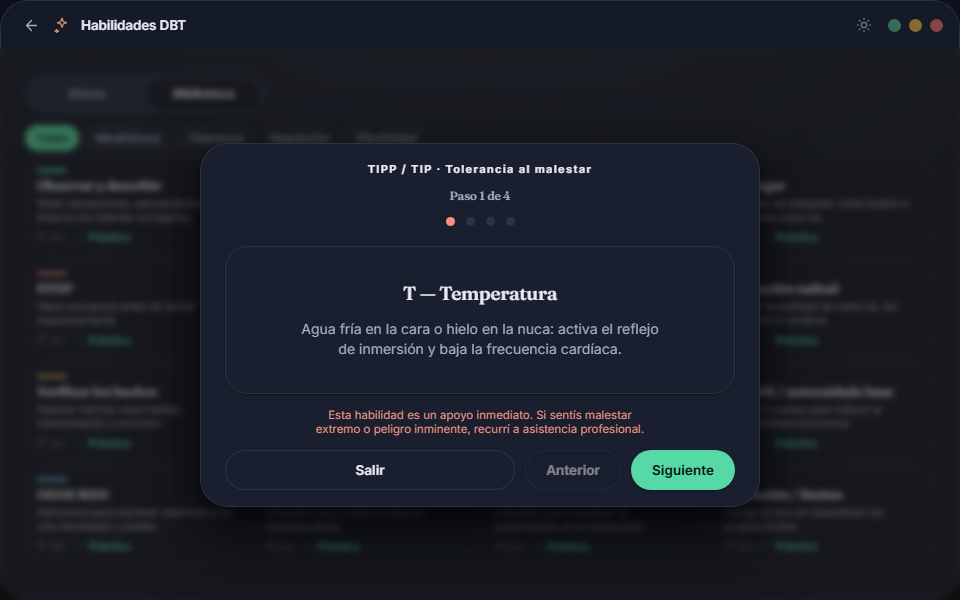
#> input picture qa/_mockup_canonical/suite-dbt-practice-tipp-dark-960x600.png, 960 x 600 px, given in place of hub-detalle-plan-activacion-light-960x600.png, which was not available
$ python measure_Y_only.py
#> lines starting #> are read from the running program, lines starting #| are printed output that depends on the picture; after the words box and inside, x2 and y2 are one past the last pixel; in counts of white or black regions, pixels touching at a corner belong together; pictures that were not available may be replaced by others from this repository, and a replacement may not be noted
"""Mide SOLO coordenadas Y de los bloques principales:
- top del header paciente (hero card)
- top de tabs
- top del body/card principal
- top de botones inferiores (CTA primarios: Agregar, Exportar PDF)

Salida: tabla Y canon vs capture + delta.

Estrategia robusta:
1. Detectar filas con 'mucho borde horizontal' (border de card top/bottom)
2. Detectar filas donde aparece color de botón primary (verde)
3. Detectar filas donde aparece el texto del header paciente (medir por brillo)
"""
from PIL import Image
import numpy as np
import json
import sys

BG_LIGHT = np.array([247, 244, 235])  # light bg aproximado
BG_DARK = np.array([13, 16, 26])
PRIMARY_GREEN = np.array([56, 142, 110])  # verde primario NM

def find_horizontal_borders(img_arr, min_x=50, max_x=950, threshold=30, min_run=200):
    """Devuelve lista de filas con borde horizontal (>= min_run pixeles diferentes)."""
    diffs = np.abs(np.diff(img_arr.astype(int), axis=0)).sum(axis=2)
    borders = []
    for y in range(diffs.shape[0]):
        cnt = (diffs[y, min_x:max_x] > threshold).sum()
        if cnt >= min_run:
            borders.append((y, cnt))
    # Cluster
    clusters = []
    if not borders:
        return []
    cur_start = borders[0][0]; cur_max = borders[0][1]; last_y = borders[0][0]
    for y, c in borders[1:]:
        if y - last_y <= 2:
            cur_max = max(cur_max, c); last_y = y
        else:
            clusters.append((cur_start, cur_max))
            cur_start = y; cur_max = c; last_y = y
    clusters.append((cur_start, cur_max))
    return [c for c in clusters if c[1] > 250]

def find_first_green_row(img_arr, x_start=400, x_end=900):
    """Encuentra primera fila donde aparece el botón verde primario."""
    r, g, b = img_arr[:,:,0], img_arr[:,:,1], img_arr[:,:,2]
    # pixel verde NM aproximado: R<100, G>120, B<140
    is_green = (r < 120) & (g > 110) & (b < 140) & (g > r) & (g > b)
    # Restringir a rango x
    in_range = is_green.copy()
    in_range[:, :x_start] = False
    in_range[:, x_end:] = False
    rows_with_green = np.where(in_range.any(axis=1))[0]
    if len(rows_with_green) == 0:
        return None
    return int(rows_with_green[0])

def find_avatar_orange_row(img_arr):
    """Avatar típico: rounded square color naranja/marrón.
    Buscar pixel naranja (R>180, G>80, B<120)."""
    r, g, b = img_arr[:,:,0], img_arr[:,:,1], img_arr[:,:,2]
    is_orange = (r > 180) & (g > 60) & (g < 180) & (b < 130) & (r > b + 50)
    rows = np.where(is_orange.any(axis=1))[0]
    if len(rows) == 0:
        return None, None
    return int(rows[0]), int(rows[-1])

def analyze(surface, theme):
#> called with surface = 'hub-detalle-plan-activacion', theme = 'light'
    cp = f'qa/_mockup_canonical/{surface}-{theme}-960x600.png'
    ca = f'qa/_captures_v8/{surface}-{theme}-960x600.png'
    cimg = np.asarray(Image.open(cp).convert("RGB"))
#> cimg is the input picture: shape (600, 960, 3); mean R, G, B 26.7, 31.1, 39.9
    pimg = np.asarray(Image.open(ca).convert("RGB"))
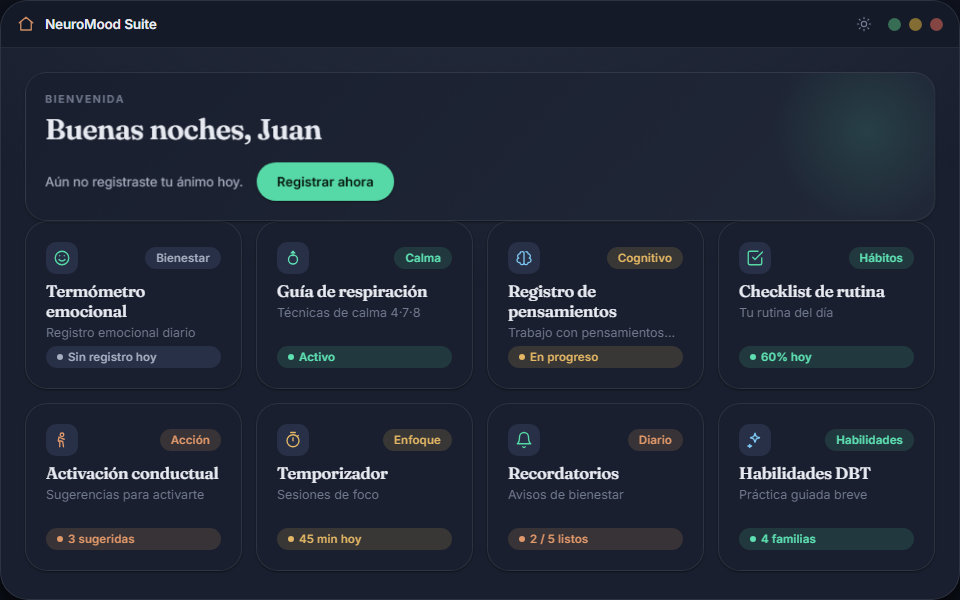
#> input picture qa/_mockup_canonical/suite-home-no-score-dark-960x600.png, 960 x 600 px, given in place of hub-detalle-plan-activacion-light-960x600.png, which was not available
#> pimg is the input picture: shape (600, 960, 3); mean R, G, B 32.9, 40.6, 53.9

    cb = find_horizontal_borders(cimg)
#> in find_horizontal_borders, `diffs = np.abs(np.diff(img_arr.astype(int), axis=0)).sum(axis=2)`:
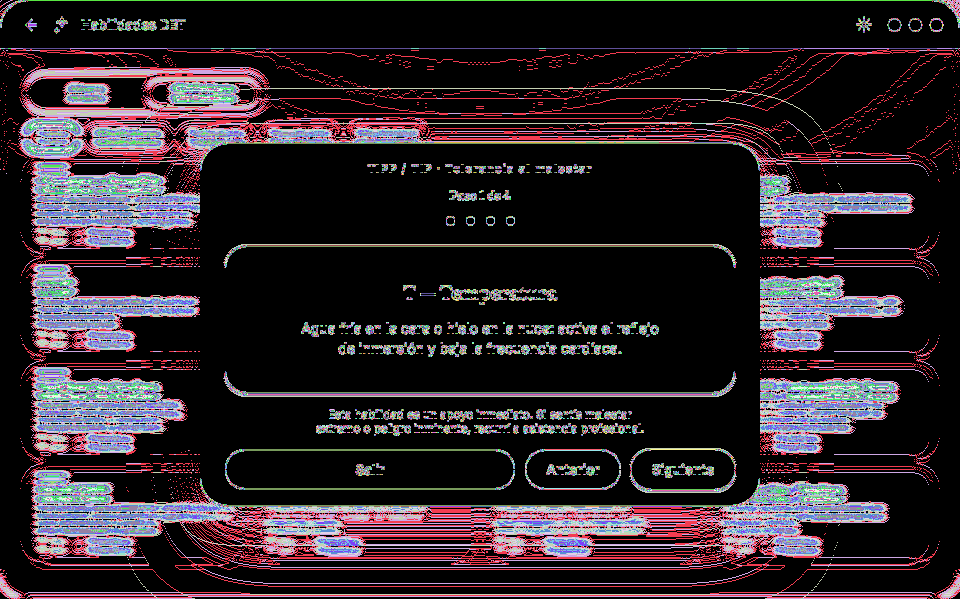
#> diffs: shape (599, 960) int64; 554 distinct labels, from 0 to 621; one colour per label, 0 black
#> the loop in find_horizontal_borders, `for y in range(diffs.shape[0]):` made 599 passes
#> cnt on passes 1 to 3: 889, 4, 3
#> after the loop in find_horizontal_borders, `for y in range(diffs.shape[0]):`: borders = [(0, 889), (142, 513), (143, 514), (245, 474), (246, 474), (325, 200), (326, 234), (327, 220), (333, 222), (392, 476), (393, 474), (412, 231), (418, 233), (426, 271), (427, 214), (432, 245), (449, 330), (450, 274), (488, 273), (489, 339), (505, 516), (506, 514)]
#> in find_horizontal_borders, `cur_start = borders[0][0]`: cur_start = 0
#> in find_horizontal_borders, `cur_max = borders[0][1]`: cur_max = 889
#> in find_horizontal_borders, `last_y = borders[0][0]`: last_y = 0
#> the loop in find_horizontal_borders, `for y, c in borders[1:]:` made 21 passes
#> (y, c, cur_start, cur_max, last_y) on passes 1, 3, 5, 8, 9, 11, 12, 13, 15, 16, 18, 20: (142, 513, 142, 513, 142), (245, 474, 245, 474, 245), (325, 200, 325, 200, 325), (333, 222, 333, 222, 333), (392, 476, 392, 476, 392), (412, 231, 412, 231, 412), (418, 233, 418, 233, 418), (426, 271, 426, 271, 426), (432, 245, 432, 245, 432), (449, 330, 449, 330, 449), (488, 273, 488, 273, 488), (505, 516, 505, 516, 505)
#> (y, c, cur_max, last_y) on passes 2, 4, 6, 7, 10, 14: (143, 514, 514, 143), (246, 474, 474, 246), (326, 234, 234, 326), (327, 220, 234, 327), (393, 474, 476, 393), (427, 214, 271, 427)
#> after the loop in find_horizontal_borders, `for y, c in borders[1:]:`: clusters = [(0, 889), (142, 514), (245, 474), (325, 234), (333, 222), (392, 476), (412, 231), (418, 233), (426, 271), (432, 245), (449, 330), (488, 339)]
#> cb = [(0, 889), (142, 514), (245, 474), (392, 476), (426, 271), (449, 330), (488, 339), (505, 516)]
    pb = find_horizontal_borders(pimg)
#> call 2 of find_horizontal_borders, with min_x = 50, max_x = 950, threshold = 30, min_run = 200
#> in find_horizontal_borders (call 2), `diffs = np.abs(np.diff(img_arr.astype(int), axis=0)).sum(axis=2)`:
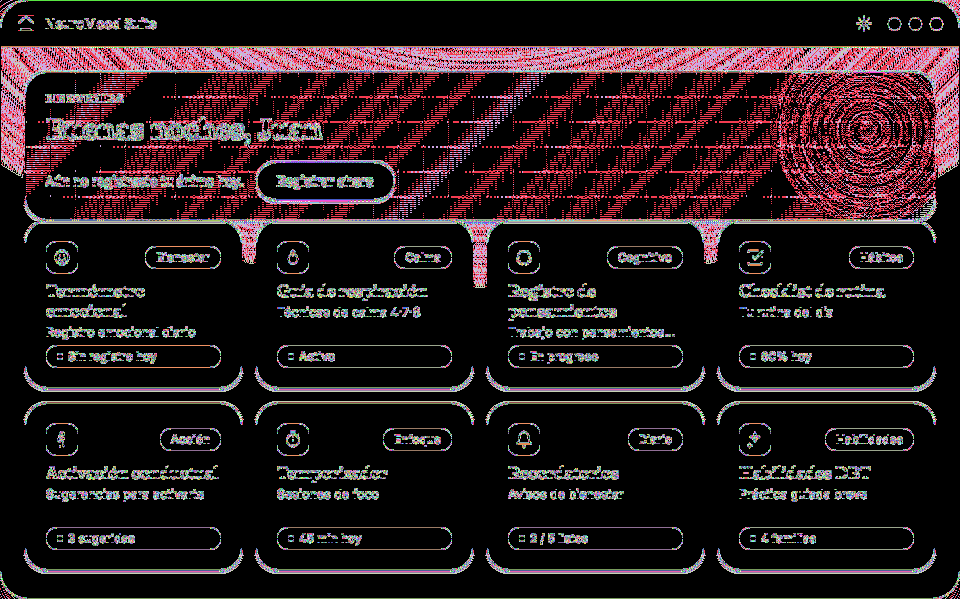
#> diffs: shape (599, 960) int64; 576 distinct labels, from 0 to 621; one colour per label, 0 black
#> the loop in find_horizontal_borders (call 2), `for y in range(diffs.shape[0]):` made 599 passes
#> cnt on passes 1 to 3: 888, 4, 3
#> after the loop in find_horizontal_borders (call 2), `for y in range(diffs.shape[0]):`: borders = 50 pairs, first value 0 to 598, second value 201 to 900
#> in find_horizontal_borders (call 2), `cur_start = borders[0][0]`: cur_start = 0
#> in find_horizontal_borders (call 2), `cur_max = borders[0][1]`: cur_max = 888
#> in find_horizontal_borders (call 2), `last_y = borders[0][0]`: last_y = 0
#> the loop in find_horizontal_borders (call 2), `for y, c in borders[1:]:` made 49 passes
#> (y, c, cur_start, cur_max, last_y) on passes 1, 2, 4, 6, 7, 9, 11, 12, 13, 16, 19, 21: (46, 900, 46, 900, 46), (71, 868, 71, 868, 71), (138, 229, 138, 229, 138), (178, 216, 178, 216, 178), (185, 216, 185, 216, 185), (219, 869, 219, 869, 219), (246, 218, 246, 218, 246), (268, 218, 268, 218, 268), (288, 347, 288, 347, 288), (294, 221, 294, 221, 294), (309, 269, 309, 269, 309), (315, 251, 315, 251, 315)
#> (y, c, cur_max, last_y) on passes 3, 5, 8, 10, 14, 15: (72, 868, 868, 72), (139, 215, 229, 139), (186, 202, 216, 186), (220, 869, 869, 220), (289, 336, 347, 289), (290, 263, 347, 290)
#> after the loop in find_horizontal_borders (call 2), `for y, c in borders[1:]:`: clusters = 29 pairs, first value 0 to 569, second value 201 to 900
#> pb = [(0, 888), (46, 900), (71, 868), (219, 869), (288, 347), (294, 420), (309, 269), (315, 322), (345, 636), (367, 636), (387, 724), (402, 717), (470, 353), (476, 467), (491, 332), (497, 327), (527, 636), (549, 636), (569, 724), (598, 888)]

    cg = find_first_green_row(cimg)
#> in find_first_green_row, `is_green = (r < 120) & (g > 110) & (b < 140) & (g > r) & (g > b)`:
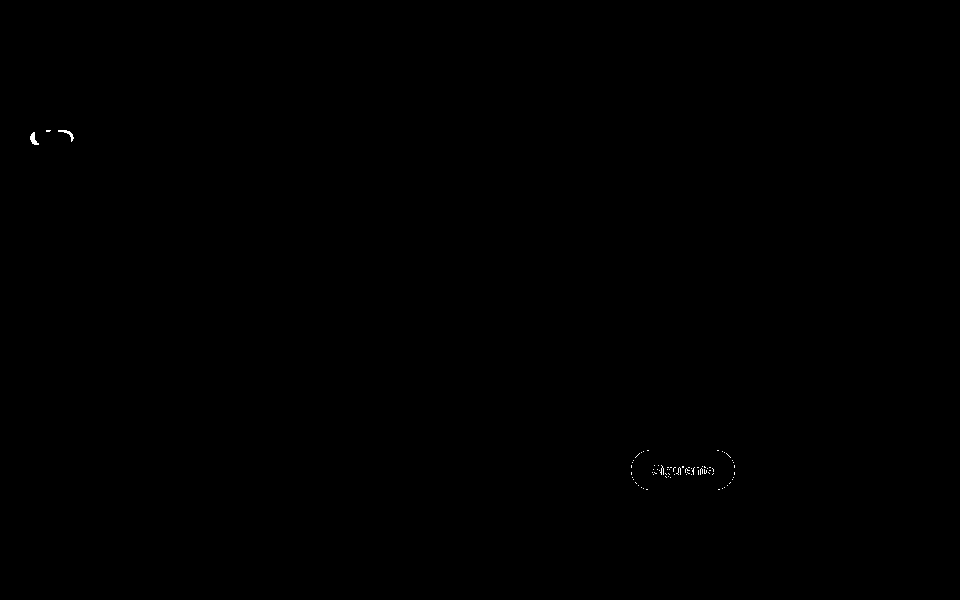
#> is_green: shape (600, 960) bool; 0.06% white in thin lines or dots, all inside (x1, y1, x2, y2) = (30, 130, 735, 490)
#> in find_first_green_row, `in_range[:, :x_start] = False`: in_range: shape (600, 960) bool; 0.03% white in thin lines or dots, all inside (x1, y1, x2, y2) = (631, 450, 735, 490)
#> in find_first_green_row, `rows_with_green = np.where(in_range.any(axis=1))[0]`: rows_with_green = 29 values from 450 to 489
#> cg = 450
    pg = find_first_green_row(pimg)
#> call 2 of find_first_green_row, with x_start = 400, x_end = 900
#> in find_first_green_row (call 2), `r, g, b = img_arr[:,:,0], img_arr[:,:,1], img_arr[:,:,2]`:
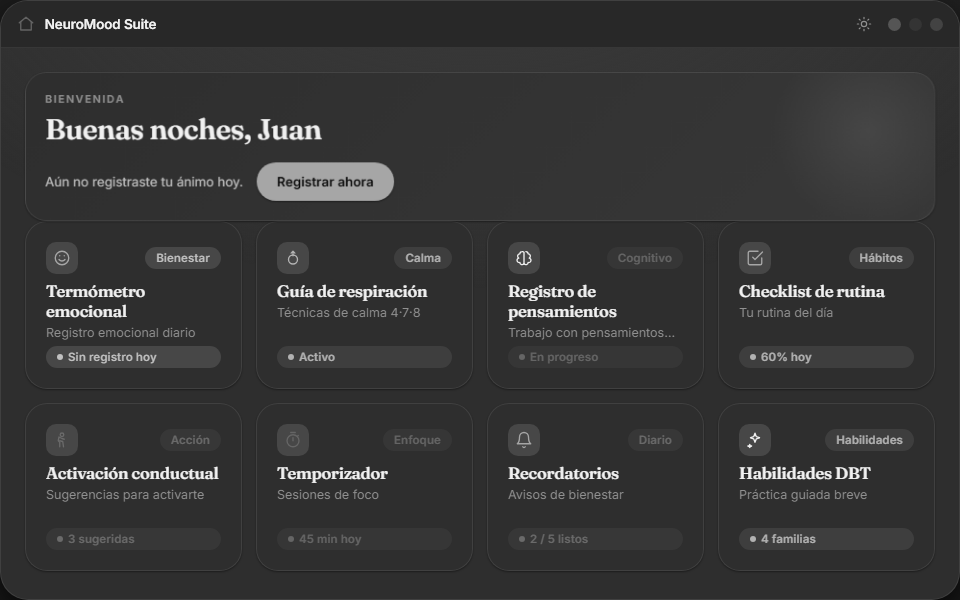
#> b: shape (600, 960); min 12, max 241, mean 53.9
#> in find_first_green_row (call 2), `is_green = (r < 120) & (g > 110) & (b < 140) & (g > r) & (g > b)`: is_green: shape (600, 960) bool; 0.19% white in thin lines or dots, all inside (x1, y1, x2, y2) = (55, 162, 903, 543)
#> in find_first_green_row (call 2), `in_range[:, :x_start] = False`:
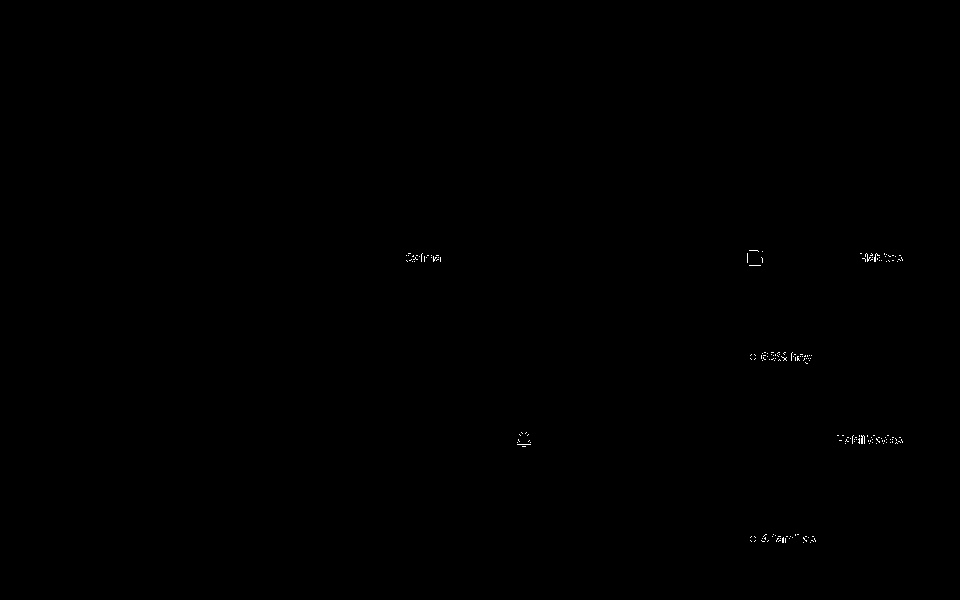
#> in_range: shape (600, 960) bool; 0.09% white in thin lines or dots, all inside (x1, y1, x2, y2) = (406, 250, 903, 543)
#> in find_first_green_row (call 2), `in_range[:, x_end:] = False`: in_range: shape (600, 960) bool; 0.09% white in thin lines or dots, all inside (x1, y1, x2, y2) = (406, 250, 900, 543)
#> in find_first_green_row (call 2), `rows_with_green = np.where(in_range.any(axis=1))[0]`: rows_with_green = 47 values from 250 to 542
#> pg = 250

    co_t, co_b = find_avatar_orange_row(cimg)
#> in find_avatar_orange_row, `is_orange = (r > 180) & (g > 60) & (g < 180) & (b < 130) & (r > b + 50)`: is_orange: shape (600, 960) bool; 0.23% white in thin lines or dots, all inside (x1, y1, x2, y2) = (55, 19, 643, 435)
#> in find_avatar_orange_row, `rows = np.where(is_orange.any(axis=1))[0]`: rows = 39 values from 19 to 434
#> co_t = 19; co_b = 434
    po_t, po_b = find_avatar_orange_row(pimg)
#> in find_avatar_orange_row (call 2), `is_orange = (r > 180) & (g > 60) & (g < 180) & (b < 130) & (r > b + 50)`:
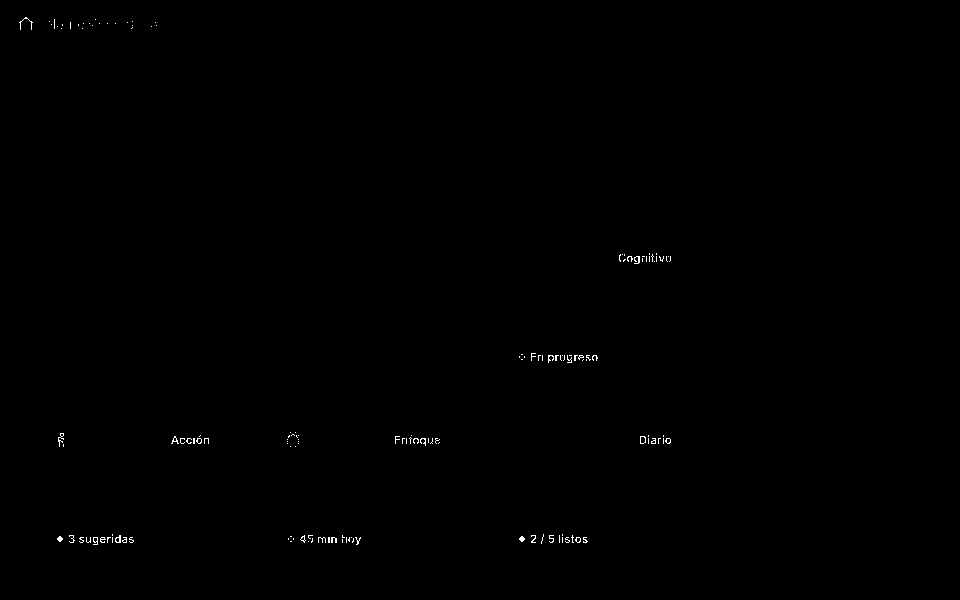
#> is_orange: shape (600, 960) bool; 0.21% white in thin lines or dots, all inside (x1, y1, x2, y2) = (19, 17, 671, 545)
#> in find_avatar_orange_row (call 2), `rows = np.where(is_orange.any(axis=1))[0]`: rows = 60 values from 17 to 544
#> po_t = 17; po_b = 544

    return {
        'canon_borders': cb[:15],
        'capt_borders': pb[:15],
        'canon_first_green': cg,
        'capt_first_green': pg,
        'canon_avatar': (co_t, co_b),
        'capt_avatar': (po_t, po_b),
    }

if __name__ == '__main__':
    surfaces = ['hub-detalle-plan-activacion', 'hub-detalle', 'hub-detalle-resumen-ia-0']
    for s in surfaces:
        for theme in ['light', 'dark']:
            try:
                r = analyze(s, theme)
#> r = 6 items
                print(f"\n=== {s} {theme} ===")
                print(f"  CANON borders (top 15): {r['canon_borders']}")
#|   CANON borders (top 15): [(0, 889), (142, 514), (245, 474), (392, 476), (426, 271), (449, 330), (488, 339), (505, 516)]
                print(f"  CAPT  borders (top 15): {r['capt_borders']}")
#|   CAPT  borders (top 15): [(0, 888), (46, 900), (71, 868), (219, 869), (288, 347), (294, 420), (309, 269), (315, 322), (345, 636), (367, 636), (387, 724), (402, 717), (470, 353), (476, 467), (491, 332)]
                print(f"  CANON first green (botón): y={r['canon_first_green']}")
#|   CANON first green (botón): y=450
                print(f"  CAPT  first green (botón): y={r['capt_first_green']}")
#|   CAPT  first green (botón): y=250
                print(f"  CANON avatar orange: y={r['canon_avatar']}")
#|   CANON avatar orange: y=(19, 434)
                print(f"  CAPT  avatar orange: y={r['capt_avatar']}")
#|   CAPT  avatar orange: y=(17, 544)
            except FileNotFoundError as e:
                print(f"SKIP {s} {theme}: {e}")
